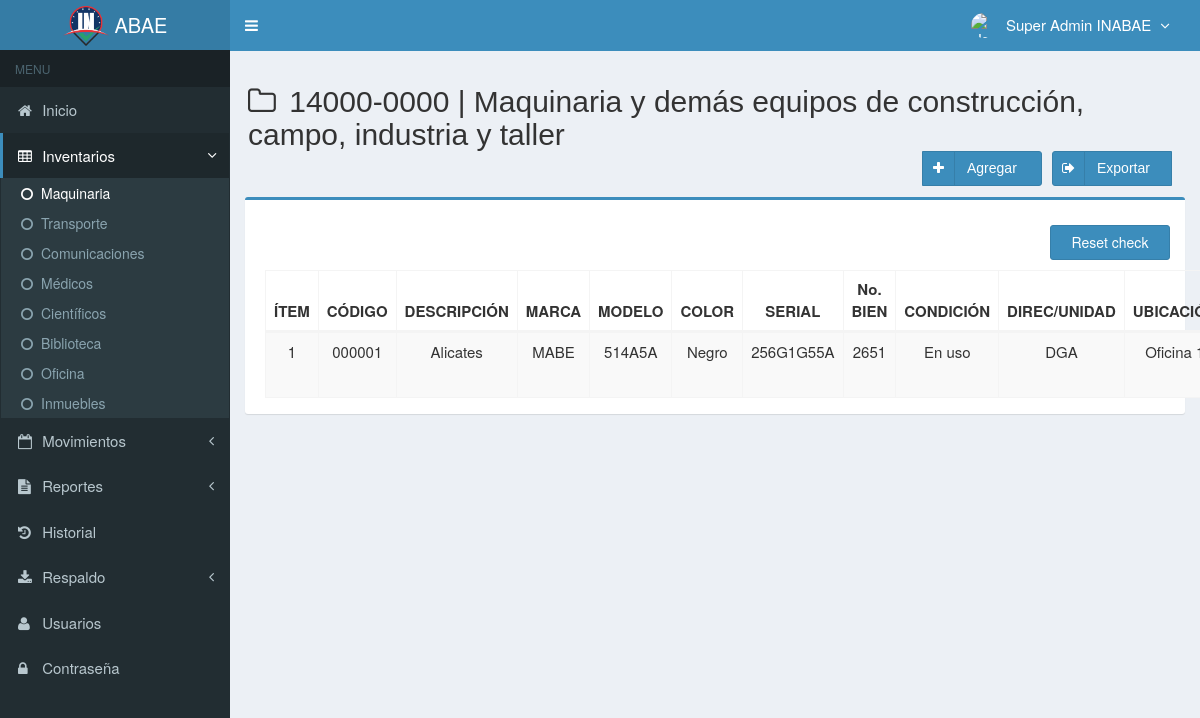
Page /main.php?module=maquinaria (signed in) on the committed database.
### tables this page shows
CREATE TABLE `usuarios` (
  `id_user` int(3) NOT NULL,
  `username` varchar(50) NOT NULL,
  `name_user` varchar(50) NOT NULL,
  `cedula_user` int(20) NOT NULL,
  `password` varchar(50) NOT NULL,
  `email` varchar(50) DEFAULT NULL,
  `telefono` varchar(13) DEFAULT NULL,
  `foto` varchar(100) DEFAULT NULL,
  `permisos_acceso` varchar(30) NOT NULL,
  `status` enum('activo','bloqueado') NOT NULL DEFAULT 'activo',
  `created_at` timestamp NOT NULL DEFAULT current_timestamp(),
  `updated_at` timestamp NOT NULL DEFAULT current_timestamp() ON UPDATE current_timestamp(),
  `sede` varchar(30) DEFAULT NULL
);

CREATE TABLE `inventario` (
  `categoria` varchar(300) NOT NULL,
  `codigo` varchar(10) NOT NULL,
  `serial` varchar(20) NOT NULL,
  `nombre` varchar(300) NOT NULL,
  `marca` varchar(300) NOT NULL,
  `modelo` varchar(300) NOT NULL,
  `cantidad` int(10) NOT NULL,
  `clasificacion` varchar(300) NOT NULL,
  `sede` varchar(300) NOT NULL,
  `pertenece` varchar(300) NOT NULL,
  `cedula` varchar(10) NOT NULL,
  `bienesN` varchar(20) NOT NULL,
  `color` varchar(10) NOT NULL,
  `descripcion` varchar(300) NOT NULL,
  `condicion` varchar(300) NOT NULL,
  `ubicacion` varchar(300) NOT NULL,
  `precio_compra` int(11) NOT NULL,
  `precio_venta` int(11) NOT NULL,
  `unidad` varchar(20) NOT NULL,
  `stock` int(11) NOT NULL,
  `estado` enum('chequeado','nochequeado') NOT NULL DEFAULT 'chequeado',
  `created_user` int(3) NOT NULL,
  `created_date` timestamp NOT NULL DEFAULT current_timestamp(),
  `updated_user` int(3) NOT NULL,
  `updated_date` timestamp NOT NULL DEFAULT current_timestamp(),
  `tipo` varchar(300) DEFAULT NULL,
  `responsable` varchar(300) DEFAULT NULL,
  `uso` varchar(20) DEFAULT NULL,
  `detalles` varchar(300) NOT NULL,
  `foto` varchar(100) DEFAULT NULL
);

### modules/maquinaria/view.php (the view, shortened to what this page needs)
<section class="content-header">
  <h2>
  <i class="fa fa-folder-o icon-title"></i> 14000-0000 | Maquinaria y demás equipos de construcción, campo, industria y taller
    <form action="database/excel_to_mysql_refrigeracion.php" method="POST" enctype="multipart/form-data">
        <div class="btn-group pull-right" role="group" aria-label="Basic example">
          <a class="btn btn-primary btn-social  pull-right botones" href="database\php_excel_maquinaria.php" data-toggle="tooltip">
            <i class="fa fa-sign-out"></i></i>Exportar&nbsp;&nbsp;
          </a>
          <a class="btn btn-primary btn-social  pull-right botones" href="?module=form_maquinaria&form=add" data-toggle="tooltip">
            <i class="fa fa-plus"></i> Agregar&nbsp;&nbsp;
          </a>
        </div>
    </form>
  </h2>
</section>
<br/>
<section class="content">
  <div class="row">
    <div class="col-md-12">
      <div class="box box-primary">
        <div class="box-body">
          <table id="dataTables1" class="table table-bordered table-striped table-hover">
            <thead>
              <tr>
                <th class="center">ÍTEM</th>
                <th class="center">CÓDIGO</th>
                <th class="center">DESCRIPCIÓN</th>
                <th class="center">MARCA</th>
				        <th class="center">MODELO</th>
                <th class="center">COLOR</th>
                <th class="center">SERIAL</th>
                <th class="center">No. BIEN</th>
                <th class="center">CONDICIÓN</th>
                <th class="center">DIREC/UNIDAD</th>
                <th class="center">UBICACIÓN</th>
              </tr>
            </thead>
            <tbody>
            <?php
            $no = 1;
            $query = mysqli_query($mysqli, "SELECT cedula_user,sede, id_user, name_user, foto, permisos_acceso FROM usuarios WHERE id_user='$_SESSION[id_user]'")
                                or die('error: '.mysqli_error($mysqli));
            $permiso = $_SESSION['permisos_acceso'];
            $sede = $_SESSION['sede'];
            if ($sede == 'CTSR' && $permiso == 'Super Admin') {
              $query = mysqli_query($mysqli, "SELECT * FROM inventario WHERE categoria= 'maquinaria' ORDER BY codigo DESC")
                or die('error: '.mysqli_error($mysqli));
            } else {
              $query = mysqli_query($mysqli, "SELECT * FROM inventario WHERE categoria= 'maquinaria' and sede LIKE '$sede' ORDER BY codigo DESC")
                                            or die('error: '.mysqli_error($mysqli));
            }
            while ($data = mysqli_fetch_assoc($query)) {
              echo "<tr>
                      <td width='50'  class='center'>$no</td>
                      <td width='100'  class='center'>$data[codigo]</td>
                      <td width='100' class='center'>$data[descripcion]</td>
                      <td width='100' class='center'>$data[marca]</td>
                      <td width='100' class='center'>$data[modelo]</td>
                      <td width='100' class='center'>$data[color]</td>
                      <td width='100' class='center'>$data[serial]</td>
                      <td width='100' class='center'>$data[bienesN]</td>
                      <td width='100' class='center'>$data[condicion]</td>
                      <td width='100' class='center'>$data[unidad]</td>
                      <td width='100' class='center'>$data[ubicacion]</td>
                      <td width='100' class='center'>$data[responsable]</td>
                      <td width='100' class='center'>$data[cedula]</td>
                      <td width='100' class='center'>$data[sede]</td>
                      <td width='100' class='center'>$data[pertenece]</td>
                      <td width='100' class='center'>
                    <div>
                    <a data-toggle='tooltip' data-placement='top' title='Modificar' style='margin-right:0.3px' class='btn btn-primary btn-xs' href='?module=form_maquinaria&form=edit&id=$data[codigo]'>
                        <i style='color:#fff' class='glyphicon glyphicon-edit'></i>
                    </a>";
            ?>
            <?php
              echo "    </div>
                      </td>
                    </tr>";
              $no++;
            }
            ?>
          <div class="row" style="height:35px;">
            <a class="btn btn-primary pull-right botones" id="btnmaquinaria"  style="height:35px;">
              <i></i> Reset check
            </a>
          </div>
            </tbody>
          </table>
        </div>
      </div>
    </div>
  </div>
</section><!-- /.content

### top-menu.php (shortened to what this page needs)
<?php
require_once "config/database.php";
$query = mysqli_query($mysqli, "SELECT id_user, name_user, foto, permisos_acceso FROM usuarios WHERE id_user='$_SESSION[id_user]'")
                                or die('error: '.mysqli_error($mysqli));
$data = mysqli_fetch_assoc($query);
?>
<li class="dropdown user user-menu">
  <a href="#" class="dropdown-toggle" data-toggle="dropdown">
  <?php
  if ($data['foto']=="") { ?>
    <img src="images/user/user-default.png" class="user-image" alt="User Image"/>
  <?php
  }
  else { ?>
    <img src="images/user/<?php echo $data['foto']; ?>" class="user-image" alt="User Image"/>
  <?php
  }
  ?>
    <span class="hidden-xs"><?php echo $data['name_user']; ?> <i style="margin-left:5px" class="fa fa-angle-down"></i></span>
  </a>
</li>

### assets/css/style.css (style rules this page uses)
.btn-social *:first-child { border-right: 1px solid rgba(0, 0, 0, 0.1); bottom: 0; font-size: 1em !important; left: 0; line-height: 32px !important; position: absolute; text-align: center; top: 0; width: 32px !important; }
.content-header { padding: 15px 18px 0; position: relative; }
.center { text-align:center; }
.icon-title { margin-right: 5px; }
body { background-color: #fff; color: #333; font-size: 15px; line-height: 1.42857; }

### modules/maquinaria/view.php (style rules this page uses)
.botones { height: 35px; margin-right: 10px; margin-bottom: 10px; width: 120px; }

### rows in the picture
usuarios: name_user "Super Admin INABAE"
inventario: codigo "000001", descripcion "Alicates", marca "MABE", modelo "514A5A", color "Negro", serial "256G1G55A", bienesN "2651", condicion "En uso", unidad "DGA", ubicacion "Oficina…"
